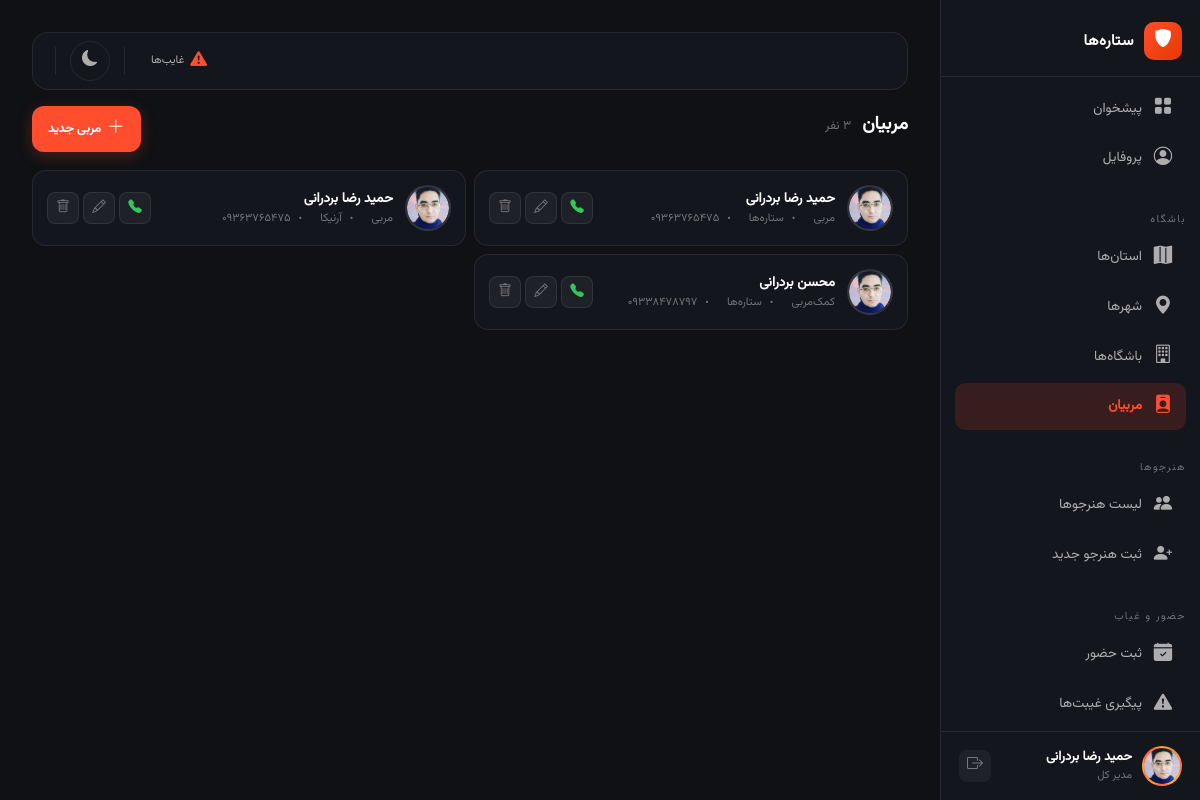
The page /clubs/coaches/ (signed in) on the database as committed earlier.
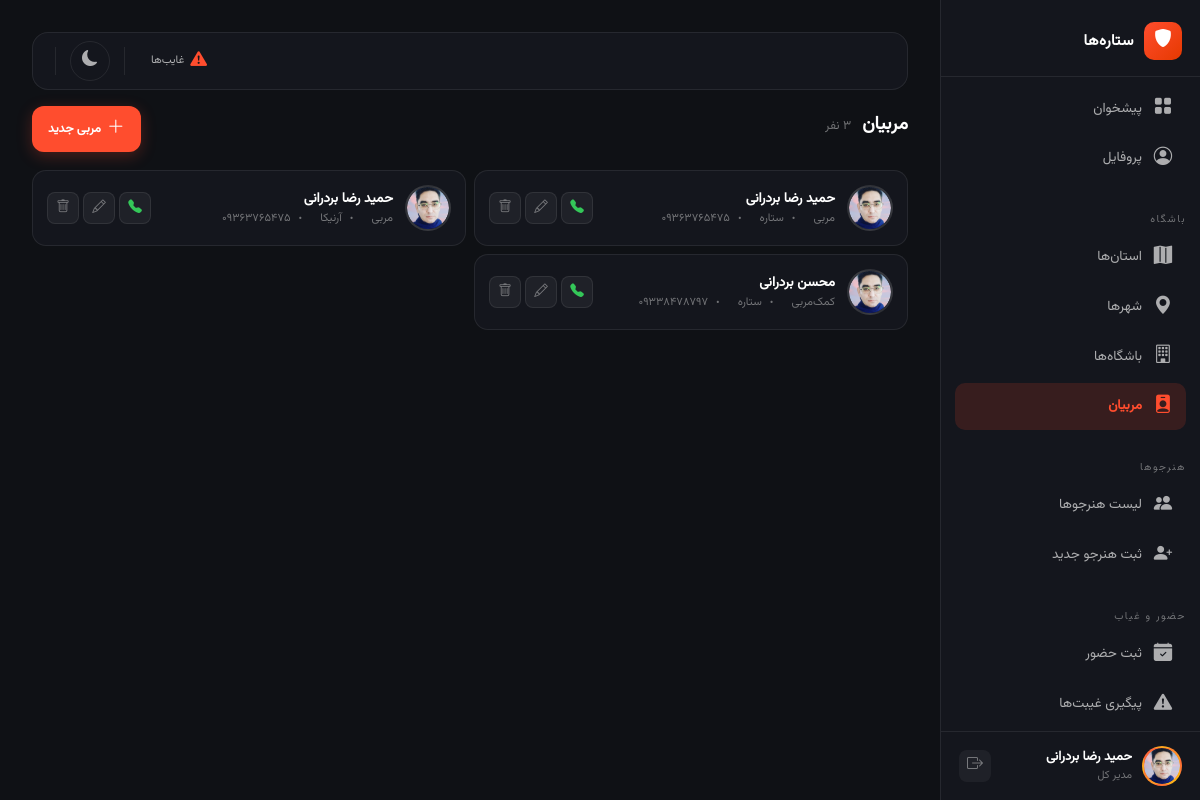
The same page on the database as committed later.
### apps/clubs/models.py (models this page shows, shortened)
class ClubMembership(models.Model):
    ROLE_CHOICES = [
        ('manager', 'مدیر'),
        ('instructor', 'مربی'),
        ('assistant', 'کمک‌مربی'),
    ]
    user = models.ForeignKey(settings.AUTH_USER_MODEL, on_delete=models.CASCADE, related_name='club_memberships', verbose_name='کاربر')
    club = models.ForeignKey(Club, on_delete=models.CASCADE, related_name='memberships', verbose_name='باشگاه')
    role = models.CharField('نقش', max_length=20, choices=ROLE_CHOICES, default='instructor')
    is_active = models.BooleanField('فعال', default=True)
    joined_at = models.DateTimeField('تاریخ عضویت', auto_now_add=True)
    class Meta:
        verbose_name = 'عضو'
        verbose_name_plural = 'عضوها'
        unique_together = ['user', 'club']

class Club(models.Model):
    name = models.CharField('نام باشگاه', max_length=200)
    sports = models.ManyToManyField('Sport', related_name='clubs', verbose_name='رشته‌های ورزشی', blank=True)
    province = models.ForeignKey(Province, on_delete=models.PROTECT, related_name='clubs', verbose_name='استان')
    city = models.ForeignKey(City, on_delete=models.PROTECT, related_name='clubs', verbose_name='شهر')
    address = models.TextField('آدرس', blank=True, null=True)
    phone = models.CharField('تلفن', max_length=11, blank=True, null=True)
    is_active = models.BooleanField('فعال', default=True)
    created_at = models.DateTimeField('تاریخ ایجاد', auto_now_add=True)
    class Meta:
        verbose_name = 'باشگاه'
        verbose_name_plural = 'باشگاه‌ها'

### apps/accounts/models.py (models this page shows, shortened)
class User(AbstractBaseUser, PermissionsMixin):
    phone = models.CharField(max_length=11, unique=True)
    first_name = models.CharField(max_length=100)
    last_name = models.CharField(max_length=100)
    birth_date = jmodels.jDateField('تاریخ تولد', null=True, blank=True)
    national_code = models.CharField(max_length=10, blank=True, null=True)
    avatar = models.ImageField(upload_to='avatars/', blank=True, null=True)
    is_super_manager = models.BooleanField(default=False)
    is_club_manager = models.BooleanField(default=False)
    is_instructor = models.BooleanField(default=False)
    is_active = models.BooleanField(default=True)
    is_staff = models.BooleanField(default=False)
    created_at = models.DateTimeField(auto_now_add=True)
    updated_at = models.DateTimeField(auto_now=True)
    objects = UserMnaager()
    USERNAME_FIELD = 'phone'
    REQUIRED_FIELDS = ['first_name', 'last_name']
    class Meta:
        verbose_name = 'کاربر'
        verbose_name_plural = 'کاربرها'
    def get_full_name(self):
        return f'{self.first_name} {self.last_name}'

### apps/clubs/views.py (the view)
# urls.py: path('coaches/', views.CoachListView.as_view(), name='coach_list'),
class CoachListView(LoginRequiredMixin, UserPassesTestMixin, ListView):
    template_name = 'clubs/coach_list.html'
    context_object_name = 'coaches'
    def test_func(self): return self.request.user.is_super_manager or self.request.user.is_club_manager
    def get_queryset(self):
        return ClubMembership.objects.filter(is_active=True).select_related('user', 'club')
    def get_context_data(self, **kwargs):
        context = super().get_context_data(**kwargs)
        context['users'] = User.objects.filter(is_active=True)
        context['clubs'] = Club.objects.filter(is_active=True)
        return context

### apps/core/context_processors.py (called while the page is built)
def site_settings(request):
    return {'site_settings': SiteSetting.get_settings()}

### apps/core/models.py (called while the page is built)
    @classmethod
    def get_settings(cls):
        obj, created = cls.objects.get_or_create(pk=1)
        return obj

### templates/clubs/coach_list.html (shortened to what this page needs)
{% extends 'base.html' %}
{% load static %}
{% block content %}
<div class="dashboard-layout">
    {% include 'partials/_sidebar.html' %}{% include 'partials/_mobile_nav.html' %}
    <main class="dashboard-main">
        {% include 'partials/_notif_bar.html' %}
        <div class="page-header animate__animated animate__fadeIn">
            <div><h1 class="page-title">مربیان <span>{{ coaches.count }} نفر</span></h1></div>
            <button onclick="openCoachModal()" class="btn-add"><i class="bi bi-plus-lg"></i><span class="btn-add-text">مربی جدید</span></button>
        </div>
        <div class="coach-list-page">
            {% for m in coaches %}
            <div class="coach-card-page animate__animated animate__fadeInUp">
                <div class="coach-avatar-page">{% if m.user.avatar %}<img src="{{ m.user.avatar.url }}" alt="" style="width:100%;height:100%;object-fit:cover;border-radius:50%;">{% else %}<i class="bi bi-person-fill"></i>{% endif %}</div>
                <div class="coach-info-page" style="flex:1;">
                    <div class="coach-name-page">{{ m.user.get_full_name }}</div>
                    <div class="coach-meta-page"><span>{{ m.get_role_display }}</span><span>{{ m.club.name }}</span><span>{{ m.user.phone }}</span></div>
                </div>
                <div class="coach-actions" style="flex-shrink:0;">
                    <a href="tel:{{ m.user.phone }}" class="coach-action-btn call"><i class="bi bi-telephone-fill"></i></a>
                    <button onclick="event.stopPropagation(); openCoachEdit({{ m.id }}, {{ m.user.id }}, {{ m.club.id }}, '{{ m.role }}')" class="coach-action-btn edit"><i class="bi bi-pencil"></i></button>
                    <button onclick="event.stopPropagation(); confirmCoachDelete('{% url 'clubs:coach_delete' m.id %}', '{{ m.user.get_full_name|escapejs }}')" class="coach-action-btn delete"><i class="bi bi-trash"></i></button>
                </div>
            </div>
            {% empty %}<div class="text-center py-5 text-muted" style="grid-column:1/-1;">مربی‌ای ثبت نشده</div>{% endfor %}
        </div>
    </main>
</div>
{% endblock %}

Rows that differ between the two databases and show on the page:
changed through a linked row, ClubMembership (number 1 of 3 on the later page): club.name "ستاره‌ها" → "ستاره"
changed through a linked row, ClubMembership "کمک‌مربی": club.name "ستاره‌ها" → "ستاره"
